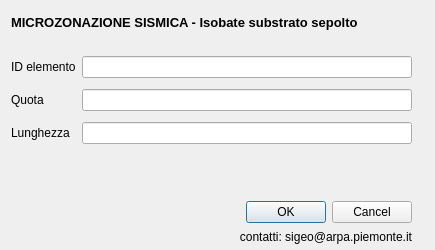
<?xml version="1.0" encoding="UTF-8"?>
<ui version="4.0">
 <class>Dialog</class>
 <widget class="QDialog" name="Dialog">
  <property name="geometry">
   <rect>
    <x>0</x>
    <y>0</y>
    <width>435</width>
    <height>250</height>
   </rect>
  </property>
  <property name="maximumSize">
   <size>
    <width>435</width>
    <height>250</height>
   </size>
  </property>
  <property name="windowTitle">
   <string>Dialog</string>
  </property>
  <widget class="QWidget" name="layoutWidget">
   <property name="geometry">
    <rect>
     <x>11</x>
     <y>11</y>
     <width>401</width>
     <height>22</height>
    </rect>
   </property>
   <layout class="QHBoxLayout" name="horizontalLayout">
    <item>
     <widget class="QLabel" name="label_6">
      <property name="font">
       <font>
        <pointsize>10</pointsize>
        <weight>75</weight>
        <bold>true</bold>
       </font>
      </property>
      <property name="text">
       <string>MICROZONAZIONE SISMICA - Isobate substrato sepolto</string>
      </property>
     </widget>
    </item>
    <item>
     <spacer name="horizontalSpacer">
      <property name="orientation">
       <enum>Qt::Horizontal</enum>
      </property>
      <property name="sizeHint" stdset="0">
       <size>
        <width>40</width>
        <height>20</height>
       </size>
      </property>
     </spacer>
    </item>
   </layout>
  </widget>
  <widget class="QWidget" name="">
   <property name="geometry">
    <rect>
     <x>11</x>
     <y>201</y>
     <width>401</width>
     <height>44</height>
    </rect>
   </property>
   <layout class="QGridLayout" name="gridLayout">
    <item row="0" column="0" rowspan="2">
     <widget class="QLabel" name="label_10">
      <property name="font">
       <font>
        <family>Arial</family>
        <italic>true</italic>
       </font>
      </property>
      <property name="text">
       <string/>
      </property>
      <property name="pixmap">
       <pixmap>resources/arpa.gif</pixmap>
      </property>
     </widget>
    </item>
    <item row="0" column="1" rowspan="2">
     <widget class="QLabel" name="label_16">
      <property name="text">
       <string/>
      </property>
      <property name="pixmap">
       <pixmap>resources/rp.gif</pixmap>
      </property>
     </widget>
    </item>
    <item row="0" column="2">
     <widget class="QDialogButtonBox" name="buttonBox">
      <property name="orientation">
       <enum>Qt::Horizontal</enum>
      </property>
      <property name="standardButtons">
       <set>QDialogButtonBox::Cancel|QDialogButtonBox::Ok</set>
      </property>
     </widget>
    </item>
    <item row="1" column="2">
     <widget class="QLabel" name="label_17">
      <property name="text">
       <string>contatti: sigeo@arpa.piemonte.it</string>
      </property>
      <property name="alignment">
       <set>Qt::AlignRight|Qt::AlignTrailing|Qt::AlignVCenter</set>
      </property>
     </widget>
    </item>
   </layout>
  </widget>
  <widget class="QWidget" name="">
   <property name="geometry">
    <rect>
     <x>11</x>
     <y>51</y>
     <width>401</width>
     <height>101</height>
    </rect>
   </property>
   <layout class="QGridLayout" name="gridLayout_2">
    <item row="0" column="0">
     <widget class="QLabel" name="label_3">
      <property name="toolTip">
       <string/>
      </property>
      <property name="statusTip">
       <string/>
      </property>
      <property name="whatsThis">
       <string/>
      </property>
      <property name="text">
       <string>ID elemento</string>
      </property>
     </widget>
    </item>
    <item row="0" column="1">
     <widget class="QLineEdit" name="ID_isosub">
      <property name="toolTip">
       <string extracomment="pippo"/>
      </property>
      <property name="whatsThis">
       <string/>
      </property>
     </widget>
    </item>
    <item row="1" column="0">
     <widget class="QLabel" name="label_4">
      <property name="text">
       <string>Quota</string>
      </property>
     </widget>
    </item>
    <item row="1" column="1">
     <widget class="QLineEdit" name="Quota">
      <property name="toolTip">
       <string extracomment="pippo"/>
      </property>
      <property name="whatsThis">
       <string/>
      </property>
     </widget>
    </item>
    <item row="2" column="0">
     <widget class="QLabel" name="label_2">
      <property name="text">
       <string>Lunghezza</string>
      </property>
     </widget>
    </item>
    <item row="2" column="1">
     <widget class="QLineEdit" name="Shape_Leng">
      <property name="toolTip">
       <string extracomment="pippo"/>
      </property>
      <property name="whatsThis">
       <string/>
      </property>
     </widget>
    </item>
   </layout>
  </widget>
 </widget>
 <resources/>
 <connections>
  <connection>
   <sender>buttonBox</sender>
   <signal>accepted()</signal>
   <receiver>Dialog</receiver>
   <slot>accept()</slot>
   <hints>
    <hint type="sourcelabel">
     <x>248</x>
     <y>254</y>
    </hint>
    <hint type="destinationlabel">
     <x>157</x>
     <y>274</y>
    </hint>
   </hints>
  </connection>
  <connection>
   <sender>buttonBox</sender>
   <signal>rejected()</signal>
   <receiver>Dialog</receiver>
   <slot>reject()</slot>
   <hints>
    <hint type="sourcelabel">
     <x>316</x>
     <y>260</y>
    </hint>
    <hint type="destinationlabel">
     <x>286</x>
     <y>274</y>
    </hint>
   </hints>
  </connection>
 </connections>
</ui>
